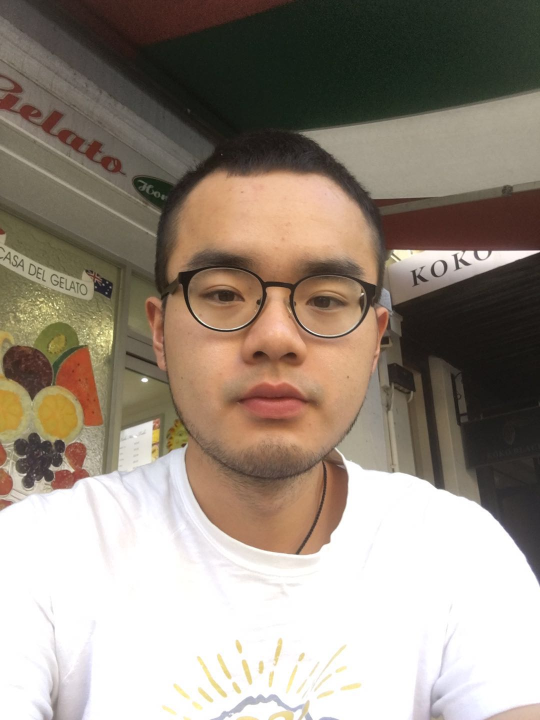
#> input picture test.jpeg, 1080 x 1440 px (shown at 1/2 size)
$ python cannyTest.py   (older library calls are emulated)
#> lines starting #> are read from the running program, lines starting #| are printed output that depends on the picture; after the words box and inside, x2 and y2 are one past the last pixel; in counts of white or black regions, pixels touching at a corner belong together
### picKit.py
import cv2
import numpy as np
import math

def resize (img,height=None,width=None): #change the height, width of pics
    if height==None and width==None:
        return img
    #if inputs are none
    if height==None: #width!=None
        img=cv2.resize(img,(width,img.shape[0]),interpolation=cv2.INTER_AREA)
    if width==None:  #height!=None
        img=cv2.resize(img,(img.shape[1],height),interpolation=cv2.INTER_AREA)
    else: #width!=None,height!=None
        img=cv2.resize(img,(width,height),interpolation=cv2.INTER_AREA)
    return img

def gray(img): #change pics to gray mode
    return cv2.cvtColor(img,cv2.COLOR_BGR2GRAY)

# [36 lines left out: functions colorchange, roi, not called in this run]
'''
def rotate(img,degree,addborder=1):
    height,width=img.shape[:2]
    maxlen=int(math.sqrt(height*height+width*width))+1
    if str(degree/90.0).isdigit==True:
        if addborder==1:
        img=cv2.copyMakeBorder(img,(maxlen-height)/2,(maxlen-height)/2,(maxlen-width)/2,(maxlen-width)/2,cv2.BORDER_CONSTANT,value=0)
    #add border to avoid lose some part of pic. But this import another question when rotate pic again.
    col,row=img.shape[:2]
    rot_mat=cv2.getRotationMatrix2D((row/2,col/2),degree,1)
    img=cv2.warpAffine(img,rot_mat,(row,col))
    return img
'''

### faceDetect.py
import numpy as numpy
import cv2
def faceDetect(img):
    face_cascade = cv2.CascadeClassifier('haarcascade_frontalface_default.xml')
    gray = cv2.cvtColor(img, cv2.COLOR_BGR2GRAY)
    faces=face_cascade.detectMultiScale(gray, 1.3, 5)
        #for (x,y,w,h) in faces:
        #img = cv2.rectangle(img, (x,y),(x+w,y+h), (255,0,0),2)
        #img=cv2.resize(img,(800,800), interpolation=cv2.INTER_AREA)
    return faces

### edge.py
import cv2
import numpy as np
import picKit
import copy
def canny(img):

#img=cv2.imread('test.jpeg',0)
#img = picKit.resize(img,500, img.shape[1]*500/img.shape[0])
    edges = cv2.Canny(img, 100, 200) #get the edges by Canny.
# [4 lines of commented-out code are left out]

    return edges

### gorgeous.py
import cv2
import faceDetect
import copy
def gorgeous(img,faces, d):
    newImg = copy.copy(img)

    for (x,y,w,h) in faces:
        newImg[y:(y+h),x:(x+w)]=cv2.bilateralFilter(newImg[y:(y+h),x:(x+w)],d,75,75)
    return newImg

### cannyTest.py
import cv2
import gorgeous
import faceDetect
import picKit
import edge
import copy
img = cv2.imread('test.jpeg')
#> img is the input picture: shape (1440, 1080, 3); mean B, G, R 127.8, 140.2, 151.7
height, width =img.shape[:2]
#> height = 1440; width = 1080
img = picKit.resize(img,500,width*500/height)
#> in resize, `img=cv2.resize(img,(width,height),interpolation=cv2.INTER_AREA)`:
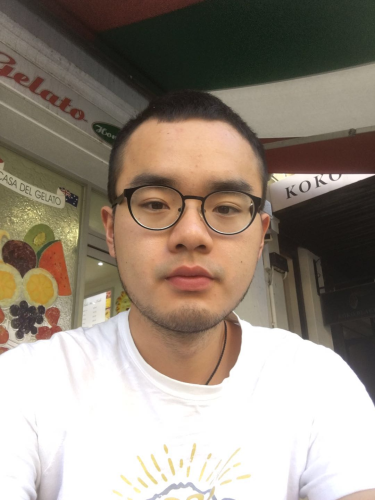
#> img: shape (500, 375, 3); mean of channels 0, 1, 2 127.8, 140.2, 151.7; drawn as B, G, R
faces = faceDetect.faceDetect(img)
#> in faceDetect, `gray = cv2.cvtColor(img, cv2.COLOR_BGR2GRAY)`:
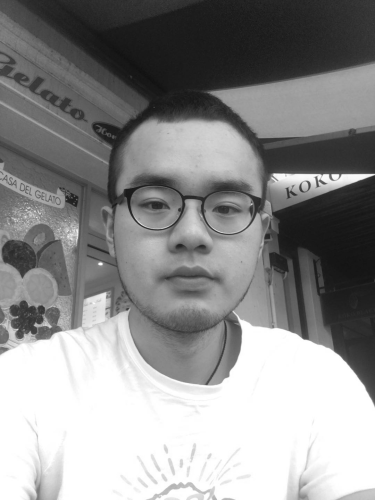
#> gray: shape (500, 375); min 17, max 255, mean 142.2
#> in faceDetect, `faces=face_cascade.detectMultiScale(gray, 1.3, 5)`: faces = [[89, 126, 202, 202]]
#> faces = [[89, 126, 202, 202]]
newimg=copy.copy(img)
for (x,y,w,h) in faces:
    newimg = cv2.rectangle(newimg, (x,y),(x+w,y+h), (255,0,0),2)
    edgeImage = edge.canny(img[(y-20):(y+h+20),(x-20):(x+w+20)])
    image, contours, hierarchy = cv2.findContours(copy.copy(edgeImage), cv2.RETR_TREE, cv2.CHAIN_APPROX_SIMPLE)
    image=cv2.drawContours(edgeImage, contours, 1, (255,255,255), 3)
    cv2.imshow('edges',image)
    cv2.waitKey()
#> this loop made 1 pass
#> pass 1, `newimg = cv2.rectangle(newimg, (x,y),(x+w,y+h), (255,0,0),2)`:
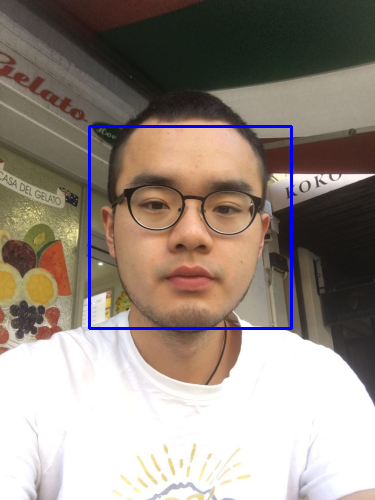
#> newimg: shape (500, 375, 3); 1.29% of pixels changed, all inside (x1, y1, x2, y2) = (88, 125, 293, 330); drawn as B, G, R
#> pass 1, in canny, `edges = cv2.Canny(img, 100, 200)`:
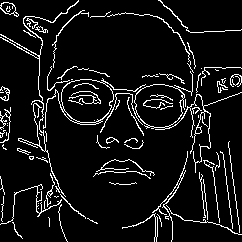
#> edges: shape (242, 242); 8% white in thin lines or dots

cv2.imshow('image',newimg)
cv2.waitKey()
img=gorgeous.gorgeous(img, faces,8)
#> the loop in gorgeous, `for (x,y,w,h) in faces:` made 1 pass
cv2.imshow('image2',img)
cv2.waitKey()
